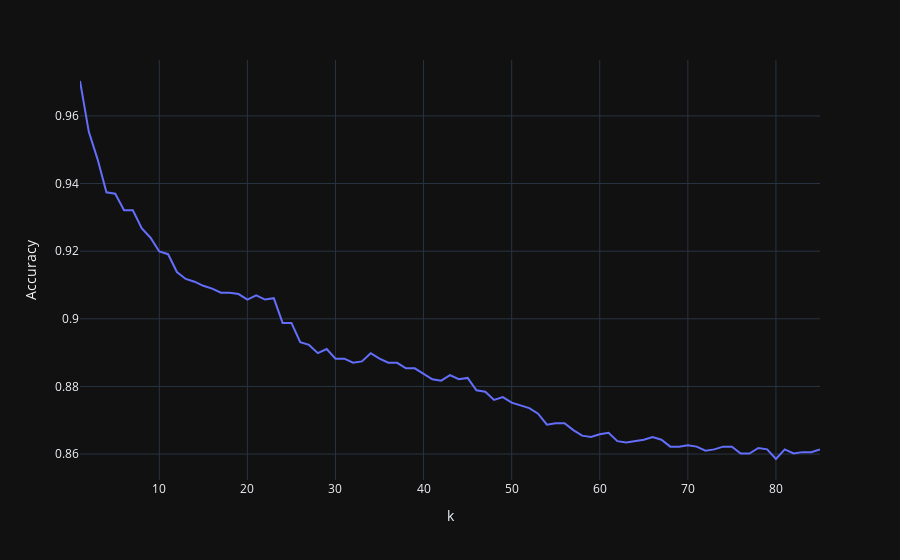

Notebook source saved alongside this figure:
### Markdown cell above
### Vou usar o k=2 porconta que não se pode usar o k=1. Quando k=1, o modelo classifica um ponto de teste com base em apenas um vizinho. Se esse vizinho for um outlier (um ponto atípico ou ruidoso), o novo ponto será classificado incorretamente.

### Code cell
# Definir o valor de k corretamente
k = int(math.sqrt(len(X_train)))

lista_k = []
# Corrigir o loop para ir até k (inclusive)
for i in range(1, k+1):
    classificador_knn = KNeighborsClassifier(n_neighbors=i)
    classificador_knn.fit(X_train, y_train)

    previsoes = classificador_knn.predict(X_test)
    taxa_de_acerto = accuracy_score(y_test, previsoes)

    lista_k.append(taxa_de_acerto)

# Criar DataFrame com os resultados
lista_k = pd.DataFrame(lista_k, columns=['Accuracy'])

# Plotar o gráfico ajustado com o mesmo número de pontos em x e y
fig = px.line(x=range(1, k+1), y=lista_k['Accuracy'], labels={'x': 'k', 'y': 'Accuracy'},template="plotly_dark")
fig.show()

### Figure 1 — Plotly figure (JSON) as saved in the notebook; plotly's stock layout.template omitted (floating-point values rounded to 4 significant figures)
{"data": [{"hovertemplate": "k=%{x}<br>Accuracy=%{y}<extra></extra>", "legendgroup": "", "line": {"color": "#636efa", "dash": "solid"}, "marker": {"symbol": "circle"}, "mode": "lines", "name": "", "orientation": "v", "showlegend": false, "type": "scatter", "x": [1, 2, 3, 4, 5, 6, 7, 8, 9, 10, 11, 12, 13, 14, 15, 16, 17, 18, 19, 20, 21, 22, 23, 24, 25, 26, 27, 28, 29, 30, 31, 32, 33, 34, 35, 36, 37, 38, 39, 40, 41, 42, 43, 44, 45, 46, 47, 48, 49, 50, 51, 52, 53, 54, 55, 56, 57, 58, 59, 60, 61, 62, 63, 64, 65, 66, 67, 68, 69, 70, 71, 72, 73, 74, 75, 76, 77, 78, 79, 80, 81, 82, 83, 84, 85], "xaxis": "x", "y": [0.9703, 0.9553, 0.9472, 0.9374, 0.937, 0.9321, 0.9321, 0.9268, 0.924, 0.9199, 0.9191, 0.9138, 0.9118, 0.911, 0.9098, 0.9089, 0.9077, 0.9077, 0.9073, 0.9057, 0.9069, 0.9057, 0.9061, 0.8988, 0.8988, 0.8931, 0.8923, 0.8898, 0.8911, 0.8882, 0.8882, 0.887, 0.8874, 0.8898, 0.8882, 0.887, 0.887, 0.8854, 0.8854, 0.8837, 0.8821, 0.8817, 0.8833, 0.8821, 0.8825, 0.8789, 0.8785, 0.876, 0.8768, 0.8752, 0.8744, 0.8736, 0.872, 0.8687, 0.8691, 0.8691, 0.8671, 0.8654, 0.865, 0.8659, 0.8663, 0.8638, 0.8634, 0.8638, 0.8642, 0.865, 0.8642, 0.8622, 0.8622, 0.8626, 0.8622, 0.861, 0.8614, 0.8622, 0.8622, 0.8602, 0.8602, 0.8618, 0.8614, 0.8585, 0.8614, 0.8602, 0.8606, 0.8606, 0.8614], "yaxis": "y"}], "layout": {"legend": {"tracegroupgap": 0}, "margin": {"t": 60}, "xaxis": {"anchor": "y", "domain": [0, 1], "title": {"text": "k"}}, "yaxis": {"anchor": "x", "domain": [0, 1], "title": {"text": "Accuracy"}}}}
